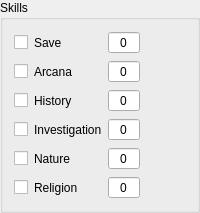
           <widget class="QGroupBox" name="intSkillsBox">
            <property name="title">
             <string>Skills</string>
            </property>
            <layout class="QGridLayout" name="intSkillsLayout">
             <item row="5" column="0">
              <widget class="QCheckBox" name="intInvestigationProficient">
               <property name="sizePolicy">
                <sizepolicy hsizetype="Maximum" vsizetype="Fixed">
                 <horstretch>0</horstretch>
                 <verstretch>0</verstretch>
                </sizepolicy>
               </property>
               <property name="text">
                <string/>
               </property>
               <property name="tristate">
                <bool>true</bool>
               </property>
              </widget>
             </item>
             <item row="0" column="0">
              <widget class="QCheckBox" name="intSaveProficient">
               <property name="sizePolicy">
                <sizepolicy hsizetype="Maximum" vsizetype="Fixed">
                 <horstretch>0</horstretch>
                 <verstretch>0</verstretch>
                </sizepolicy>
               </property>
               <property name="text">
                <string/>
               </property>
               <property name="tristate">
                <bool>true</bool>
               </property>
              </widget>
             </item>
             <item row="1" column="0">
              <widget class="QCheckBox" name="intArcanaProficient">
               <property name="sizePolicy">
                <sizepolicy hsizetype="Maximum" vsizetype="Fixed">
                 <horstretch>0</horstretch>
                 <verstretch>0</verstretch>
                </sizepolicy>
               </property>
               <property name="text">
                <string/>
               </property>
               <property name="tristate">
                <bool>true</bool>
               </property>
              </widget>
             </item>
             <item row="0" column="1">
              <widget class="QLabel" name="intSave">
               <property name="text">
                <string>Save</string>
               </property>
              </widget>
             </item>
             <item row="7" column="0">
              <widget class="QCheckBox" name="intNatureProficient">
               <property name="sizePolicy">
                <sizepolicy hsizetype="Maximum" vsizetype="Fixed">
                 <horstretch>0</horstretch>
                 <verstretch>0</verstretch>
                </sizepolicy>
               </property>
               <property name="text">
                <string/>
               </property>
               <property name="tristate">
                <bool>true</bool>
               </property>
              </widget>
             </item>
             <item row="3" column="0">
              <widget class="QCheckBox" name="intHistoryProficient">
               <property name="sizePolicy">
                <sizepolicy hsizetype="Maximum" vsizetype="Fixed">
                 <horstretch>0</horstretch>
                 <verstretch>0</verstretch>
                </sizepolicy>
               </property>
               <property name="text">
                <string/>
               </property>
               <property name="tristate">
                <bool>true</bool>
               </property>
              </widget>
             </item>
             <item row="9" column="2">
              <widget class="QSpinBox" name="intReligionMod">
               <property name="alignment">
                <set>Qt::AlignCenter</set>
               </property>
               <property name="buttonSymbols">
                <enum>QAbstractSpinBox::NoButtons</enum>
               </property>
               <property name="minimum">
                <number>-20</number>
               </property>
              </widget>
             </item>
             <item row="3" column="1">
              <widget class="QLabel" name="intHistory">
               <property name="text">
                <string>History</string>
               </property>
              </widget>
             </item>
             <item row="1" column="2">
              <widget class="QSpinBox" name="intArcanaMod">
               <property name="alignment">
                <set>Qt::AlignCenter</set>
               </property>
               <property name="buttonSymbols">
                <enum>QAbstractSpinBox::NoButtons</enum>
               </property>
               <property name="minimum">
                <number>-20</number>
               </property>
              </widget>
             </item>
             <item row="7" column="1">
              <widget class="QLabel" name="intNature">
               <property name="text">
                <string>Nature</string>
               </property>
              </widget>
             </item>
             <item row="1" column="1">
              <widget class="QLabel" name="intArcana">
               <property name="text">
                <string>Arcana</string>
               </property>
              </widget>
             </item>
             <item row="0" column="2">
              <widget class="QSpinBox" name="intSaveMod">
               <property name="alignment">
                <set>Qt::AlignCenter</set>
               </property>
               <property name="buttonSymbols">
                <enum>QAbstractSpinBox::NoButtons</enum>
               </property>
               <property name="minimum">
                <number>-20</number>
               </property>
              </widget>
             </item>
             <item row="9" column="1">
              <widget class="QLabel" name="intReligion">
               <property name="text">
                <string>Religion</string>
               </property>
              </widget>
             </item>
             <item row="5" column="2">
              <widget class="QSpinBox" name="intInvestigationMod">
               <property name="alignment">
                <set>Qt::AlignCenter</set>
               </property>
               <property name="buttonSymbols">
                <enum>QAbstractSpinBox::NoButtons</enum>
               </property>
               <property name="minimum">
                <number>-20</number>
               </property>
              </widget>
             </item>
             <item row="3" column="2">
              <widget class="QSpinBox" name="intHistoryMod">
               <property name="alignment">
                <set>Qt::AlignCenter</set>
               </property>
               <property name="buttonSymbols">
                <enum>QAbstractSpinBox::NoButtons</enum>
               </property>
               <property name="minimum">
                <number>-20</number>
               </property>
              </widget>
             </item>
             <item row="9" column="0">
              <widget class="QCheckBox" name="intReligionProficient">
               <property name="sizePolicy">
                <sizepolicy hsizetype="Maximum" vsizetype="Fixed">
                 <horstretch>0</horstretch>
                 <verstretch>0</verstretch>
                </sizepolicy>
               </property>
               <property name="text">
                <string/>
               </property>
               <property name="tristate">
                <bool>true</bool>
               </property>
              </widget>
             </item>
             <item row="7" column="2">
              <widget class="QSpinBox" name="intNatureMod">
               <property name="alignment">
                <set>Qt::AlignCenter</set>
               </property>
               <property name="buttonSymbols">
                <enum>QAbstractSpinBox::NoButtons</enum>
               </property>
               <property name="minimum">
                <number>-20</number>
               </property>
              </widget>
             </item>
             <item row="5" column="1">
              <widget class="QLabel" name="intInvestigation">
               <property name="text">
                <string>Investigation</string>
               </property>
              </widget>
             </item>
             <item row="0" column="3">
              <widget class="QPushButton" name="intSaveRoll">
               <property name="sizePolicy">
                <sizepolicy hsizetype="Maximum" vsizetype="Fixed">
                 <horstretch>0</horstretch>
                 <verstretch>0</verstretch>
                </sizepolicy>
               </property>
               <property name="text">
                <string/>
               </property>
               <property name="icon">
                <iconset resource="resource_icons.qrc">
                 <normaloff>:/images/Icons/roll.png</normaloff>:/images/Icons/roll.png</iconset>
               </property>
               <property name="flat">
                <bool>true</bool>
               </property>
              </widget>
             </item>
             <item row="1" column="3">
              <widget class="QPushButton" name="intArcanaRoll">
               <property name="sizePolicy">
                <sizepolicy hsizetype="Maximum" vsizetype="Fixed">
                 <horstretch>0</horstretch>
                 <verstretch>0</verstretch>
                </sizepolicy>
               </property>
               <property name="text">
                <string/>
               </property>
               <property name="icon">
                <iconset resource="resource_icons.qrc">
                 <normaloff>:/images/Icons/roll.png</normaloff>:/images/Icons/roll.png</iconset>
               </property>
               <property name="flat">
                <bool>true</bool>
               </property>
              </widget>
             </item>
             <item row="3" column="3">
              <widget class="QPushButton" name="intHistoryRoll">
               <property name="sizePolicy">
                <sizepolicy hsizetype="Maximum" vsizetype="Fixed">
                 <horstretch>0</horstretch>
                 <verstretch>0</verstretch>
                </sizepolicy>
               </property>
               <property name="text">
                <string/>
               </property>
               <property name="icon">
                <iconset resource="resource_icons.qrc">
                 <normaloff>:/images/Icons/roll.png</normaloff>:/images/Icons/roll.png</iconset>
               </property>
               <property name="flat">
                <bool>true</bool>
               </property>
              </widget>
             </item>
             <item row="5" column="3">
              <widget class="QPushButton" name="intInvestigationRoll">
               <property name="sizePolicy">
                <sizepolicy hsizetype="Maximum" vsizetype="Fixed">
                 <horstretch>0</horstretch>
                 <verstretch>0</verstretch>
                </sizepolicy>
               </property>
               <property name="text">
                <string/>
               </property>
               <property name="icon">
                <iconset resource="resource_icons.qrc">
                 <normaloff>:/images/Icons/roll.png</normaloff>:/images/Icons/roll.png</iconset>
               </property>
               <property name="flat">
                <bool>true</bool>
               </property>
              </widget>
             </item>
             <item row="7" column="3">
              <widget class="QPushButton" name="intNatureRoll">
               <property name="sizePolicy">
                <sizepolicy hsizetype="Maximum" vsizetype="Fixed">
                 <horstretch>0</horstretch>
                 <verstretch>0</verstretch>
                </sizepolicy>
               </property>
               <property name="text">
                <string/>
               </property>
               <property name="icon">
                <iconset resource="resource_icons.qrc">
                 <normaloff>:/images/Icons/roll.png</normaloff>:/images/Icons/roll.png</iconset>
               </property>
               <property name="flat">
                <bool>true</bool>
               </property>
              </widget>
             </item>
             <item row="9" column="3">
              <widget class="QPushButton" name="intReligionRoll">
               <property name="sizePolicy">
                <sizepolicy hsizetype="Maximum" vsizetype="Fixed">
                 <horstretch>0</horstretch>
                 <verstretch>0</verstretch>
                </sizepolicy>
               </property>
               <property name="text">
                <string/>
               </property>
               <property name="icon">
                <iconset resource="resource_icons.qrc">
                 <normaloff>:/images/Icons/roll.png</normaloff>:/images/Icons/roll.png</iconset>
               </property>
               <property name="flat">
                <bool>true</bool>
               </property>
              </widget>
             </item>
            </layout>
           </widget>
